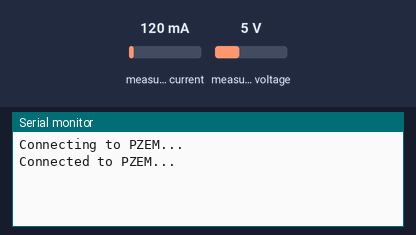
This program was run on a simulated ESP8266 (Wemos D1 mini). On the bench: the last lines printed to the serial monitor. The inputs (shaded band) are chosen by the test bench; at power-on: measured current 120 mA, measured voltage 5 V.

Above: at 2.2 s.
2.3 s: measured current set to 40 mA
At 6.6 s:
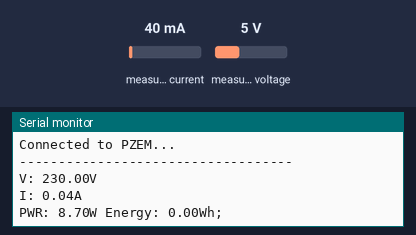
7.5 s: measured voltage set to 0.3 V
10.0 s: measured current set to 500 mA
At 11.6 s:
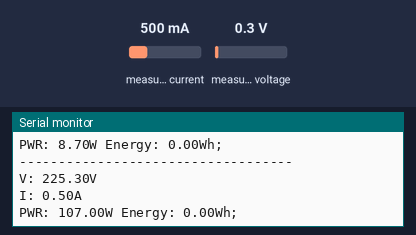

Measured:
- after the input at 2.3 s, the serial monitor: prints a new line after 3.7 s (image 1)
- after the input at 10.0 s, the serial monitor: prints a new line after 1.1 s (image 2)

The program:

main.cpp
```cpp
#include <PZEM004T.h>

//PZEM004T pzem( 5, 4 );  // RX,TX
PZEM004T pzem( D5, D6 ) ;  // Wemos D1 pins to be used for PZEM004T UART communications.

// The PZEM004T needs an IP to be set.
// We're not using it since we read data from the serial port.
IPAddress ip(192,168,1,1);

bool isPzemReady = false;

void setup() {
  Serial.begin( 115200 );

  while ( !isPzemReady ) {
      Serial.println("Connecting to PZEM...");
      isPzemReady = pzem.setAddress(ip);
      delay(1000);
   }

   Serial.println("Connected to PZEM...");
}

void loop() {

    delay(5000);

    Serial.println(F("-----------------------------------"));

    float v = pzem.voltage(ip);
    if (v < 0.0)
        v = 0.0;

    Serial.print("V: ");
    Serial.print( v );
    Serial.println("V");

    float i = pzem.current(ip);
    if ( i >= 0.0 ) {
        Serial.print("I: ");
        Serial.print( i );
        Serial.println("A ");
    }

    float p = pzem.power(ip);
    if (p >= 0.0 ) {
        Serial.print("PWR: ");
        Serial.print( p );
        Serial.print("W ");
    }

    float e = pzem.energy(ip);
    if( e >= 0.0 ) {
        Serial.print("Energy: ");
        Serial.print( e );
        Serial.println("Wh; ");
    }
}
```
